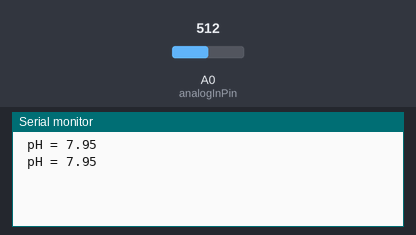
The sketch below on a simulated Arduino Uno, built with avr-gcc and run on an emulated ATmega328P. Shown: the last lines printed to the serial monitor. Inputs (shaded band) come from the test bench; at power-on: A0 (analogInPin) = 512.

Above: at 1.2 s.
1.3 s: A0 (analogInPin) set to 716
At 2.6 s:
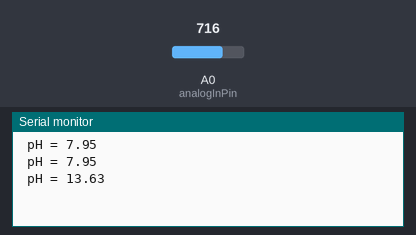
2.8 s: A0 (analogInPin) set to 900
At 2.8 s:
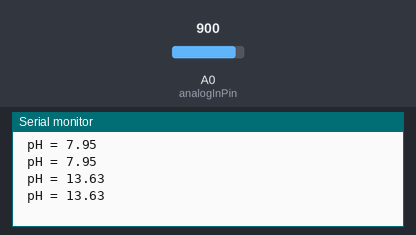
Timing chart, 0 to 5.8 s (numbered marks = the images above; inputs shaded):
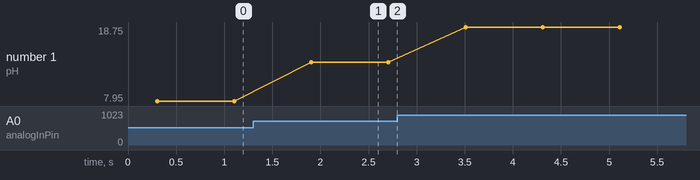

Measured:
- after the input at 1.3 s, the serial monitor: prints a new line after 0.60 s (image 1)
- plotted number 1: 7.95 → 13.63 after the input at 1.3 s, 13.63 → 18.75 after the input at 2.8 s

The sketch:

pH_calib_code.ino
```cpp
// REEED PH measurement sketch

float calibration =6.3; //change this value to calibrate
const int analogInPin = A0;
int sensorValue = 0;
unsigned long int avgValue;
float b;
int buf[10],temp;

void setup() {
 Serial.begin(9600);
}

void loop() {
 for(int i=0;i<10;i++)
 {
   buf[i]=analogRead(analogInPin);
   delay(30);
  }
 for(int i=0;i<9;i++)
 {
   for(int j=i+1;j<10;j++)
    {
      if(buf[i]>buf[j])
       {
         temp=buf[i];
         buf[i]=buf[j];
         buf[j]=temp;
       }
    }
 }
 avgValue=0;
 for(int i=2;i<8;i++)     //take the average value of 6 center sample
    avgValue+=buf[i];
 float pHVol=(float)avgValue*5.0/1024/6;     //convert the analog into millivolt
 float phValue = 5.70 * pHVol - calibration;   //convert the millivolt into pH value
 Serial.print(" pH = ");
 Serial.println(phValue);

 delay(500);

 //Success
}
```
